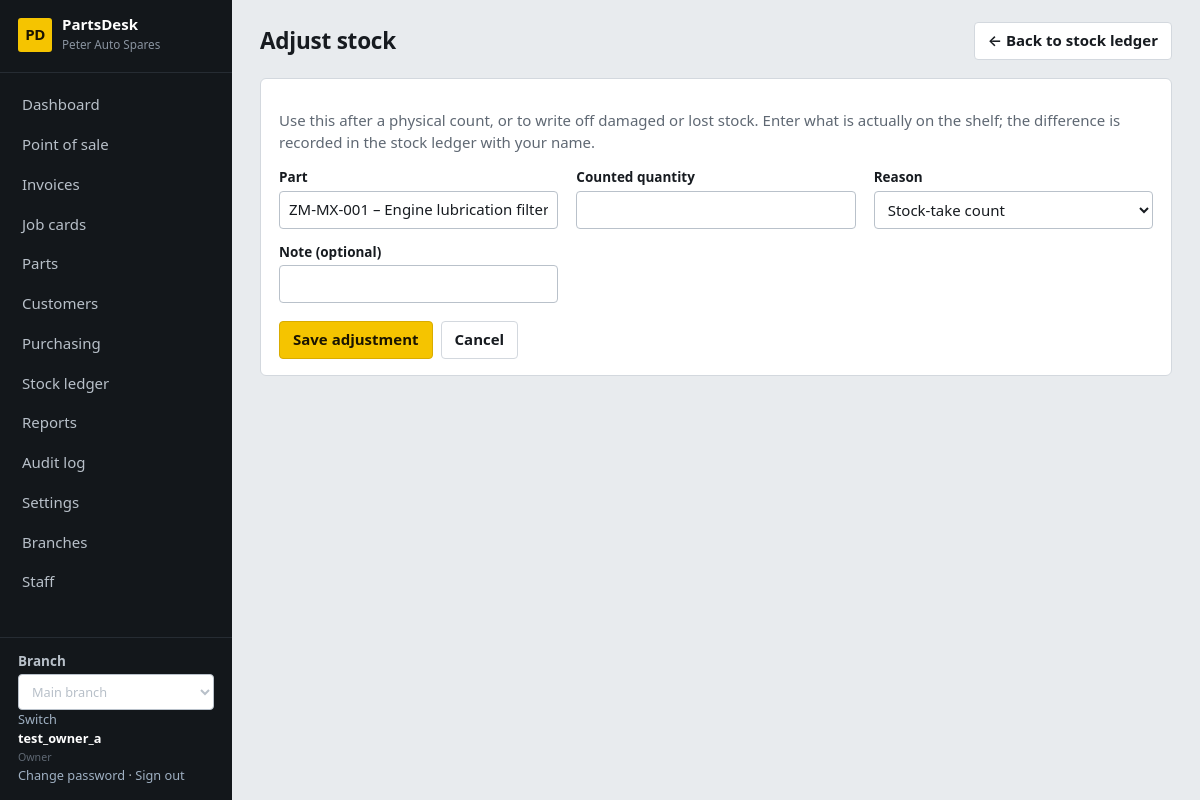
The app's page /stock/adjust/?part=7 (signed in) with its own data.
### core/models.py (models this page shows, shortened)
class ShopSettings(TrackedModel):
    tenant = models.OneToOneField(Tenant, on_delete=models.CASCADE, related_name="settings")
    shop_name = models.CharField(max_length=120, default="My Spare Parts Shop")
    address = models.TextField(blank=True)
    phone = models.CharField(max_length=60, blank=True)
    email = models.EmailField(blank=True)
    tax_id = models.CharField("Tax / TPIN number", max_length=60, blank=True)
    currency_symbol = models.CharField(max_length=8, default="$")
    tax_name = models.CharField(max_length=20, default="VAT")
    tax_rate = models.DecimalField("Tax rate %", max_digits=5, decimal_places=2, default=Decimal("0"))
    prices_include_tax = models.BooleanField(default=True, help_text="Untick if prices are entered before tax.")
    counter_max_discount = models.DecimalField(
        "Max discount % for counter staff", max_digits=5, decimal_places=2, default=Decimal("10"),
        help_text="Managers and the owner can exceed this.")
    default_labour_rate = models.DecimalField("Default labour rate per hour", max_digits=10, decimal_places=2, default=Decimal("0"))
    invoice_footer = models.CharField(max_length=200, blank=True, default="Thank you for your business.")
    class Meta:
        verbose_name_plural = "shop settings"
    @classmethod
    def get(cls, tenant):
        obj, _ = cls.objects.get_or_create(tenant=tenant)
        return obj

class User(AbstractUser):
    class Role(models.TextChoices):
        OWNER = "owner", "Owner"
        MANAGER = "manager", "Manager"
        COUNTER = "counter", "Counter sales"
        MECHANIC = "mechanic", "Mechanic"
        STOREKEEPER = "storekeeper", "Storekeeper"
    role = models.CharField(max_length=20, choices=Role.choices, default=Role.COUNTER)
    tenant = models.ForeignKey(Tenant, null=True, blank=True, on_delete=models.PROTECT, related_name="users")
    branches = models.ManyToManyField(Branch, blank=True, related_name="staff")
    @property
    def display_name(self):
        return self.get_full_name() or self.username

### catalog/models.py (models this page shows, shortened)
class Part(TrackedModel):
    class Condition(models.TextChoices):
        NEW = "new", "New"
        USED = "used", "Used"
        REFURBISHED = "refurbished", "Refurbished"
    class PartType(models.TextChoices):
        OEM = "oem", "Genuine (OEM)"
        AFTERMARKET = "aftermarket", "Aftermarket"
    tenant = models.ForeignKey(Tenant, on_delete=models.PROTECT)
    sku = models.CharField("Part code (SKU)", max_length=40)
    barcode = models.CharField(max_length=64, blank=True, null=True)
    name = models.CharField(max_length=160)
    description = models.TextField(blank=True)
    category = models.ForeignKey(Category, null=True, blank=True, on_delete=models.SET_NULL)
    brand = models.CharField(max_length=60, blank=True)
    part_type = models.CharField(max_length=20, choices=PartType.choices, default=PartType.AFTERMARKET)
    condition = models.CharField(max_length=20, choices=Condition.choices, default=Condition.NEW)
    oem_number = models.CharField("OEM part number", max_length=60, blank=True, db_index=True)
    unit = models.CharField(max_length=20, default="each", help_text="each, set, pair, litre…")
    cost_price = models.DecimalField(max_digits=12, decimal_places=2, default=Decimal("0"))
    sell_price = models.DecimalField("Retail price", max_digits=12, decimal_places=2, default=Decimal("0"))
    trade_price = models.DecimalField("Trade price", max_digits=12, decimal_places=2, null=True, blank=True,
                                      help_text="Used for trade customers (garages, mechanics). Optional.")
    preferred_supplier = models.ForeignKey(Supplier, null=True, blank=True, on_delete=models.SET_NULL)
    fits = models.ManyToManyField(Vehicle, blank=True, related_name="parts")
    is_universal = models.BooleanField(default=False, help_text="Fits any vehicle (oil, bulbs, wipers…)")
    is_active = models.BooleanField(default=True)
    created_at = models.DateTimeField(auto_now_add=True)
    updated_at = models.DateTimeField(auto_now=True)
    class Meta:
        ordering = ["name"]
        constraints = [
            models.UniqueConstraint(fields=["tenant", "sku"], name="part_tenant_sku"),
            models.UniqueConstraint(fields=["tenant", "barcode"], name="part_tenant_barcode"),
        ]
    def __str__(self):
        return f"{self.sku} – {self.name}"

### stock/views.py (the view, shortened to what this page needs)
# urls.py: path("adjust/", views.adjust, name="stock_adjust"),
@role_required(STOCK)
def adjust(request):
    part = Part.objects.filter(pk=optional_id(request.GET.get("part") or request.POST.get("part")), tenant=request.tenant).first()
    form = AdjustForm(request.POST or None, initial={"part": part}, tenant=request.tenant)
    return render(request, "stock/adjust.html", {"page_title": "Adjust stock", "form": form, "part": part})

### stock/forms.py
class AdjustForm(PartQtyMixin):
    REASONS = [("Stock-take count", "Stock-take count"), ("Damaged", "Damaged"),
               ("Lost / stolen", "Lost / stolen"), ("Found", "Found"), ("Other", "Other")]
    counted = forms.DecimalField(label="Counted quantity", min_value=0, decimal_places=2)
    reason = forms.ChoiceField(choices=REASONS)
    note = forms.CharField(required=False, max_length=150)

### core/audit.py (called while the page is built)
@contextmanager
def audit_context(**values):
    token = _current.set(dict(_current.get(), **values))
    try:
        yield
    finally:
        _current.reset(token)

def metadata(request):
    try:
        address = str(ip_address(request.META.get('REMOTE_ADDR', '')))
    except ValueError:
        address = None
    match = request.resolver_match
    return dict(request_id=request.audit_request_id, ip_address=address,
                route=(match.view_name if match else 'unmatched')[:100], method=request.method[:10])

### core/context.py (called while the page is built)
def shop(request):
    if not request.user.is_authenticated:
        return {}
    if request.branch is None:
        return {"shop": None, "nav": [], "branches": [], "active_branch": None}
    items = []
    for label, name, roles in NAV:
        if roles is None or request.user.role in roles:
            url = reverse(name)
            active = request.path == url if url == "/" else request.path.startswith(url)
            items.append({"label": label, "url": url, "active": active})
    return {"shop": ShopSettings.get(request.tenant), "nav": items,
            "branches": allowed_branches(request.user), "active_branch": request.branch}

### core/models.py (called while the page is built)
    def save(self, *args, **kwargs):
        if not self._state.adding:
            raise ValueError("Audit records cannot be edited.")
        return super().save(*args, **kwargs)

### core/permissions.py (called while the page is built)
def role_required(roles=None):
    def decorator(view):
        @wraps(view)
        def wrapper(request, *args, **kwargs):
            if not request.user.is_authenticated:
                return redirect_to_login(request.get_full_path())
            require_branch(request)
            if roles is not None and request.user.role not in roles:
                raise PermissionDenied
            return view(request, *args, **kwargs)
        return wrapper
    return decorator

### core/templatetags/ui.py (called while the page is built)
@register.simple_tag(takes_context=True)
def page_back_link(context):
    from core.navigation import page_back_link as destination
    return destination(context.get("request"))

### templates/stock/adjust.html
{% extends "base.html" %}
{% block content %}<form method="post" class="card form">{% csrf_token %}
<p class="muted">Use this after a physical count, or to write off damaged or lost stock. Enter what is actually on the shelf; the difference is recorded in the stock ledger with your name.</p>
<div class="fields">
  <div class="field"><label>Part</label>{% include "partials/picker.html" with kind="part" url="/catalog/api/search/" field=form.part placeholder="Search code, name or vehicle…" initial_label=part %}{{ form.part.errors }}</div>
  <div class="field"><label for="id_counted">Counted quantity</label>{{ form.counted }}{{ form.counted.errors }}</div>
  <div class="field"><label for="id_reason">Reason</label>{{ form.reason }}</div>
  <div class="field"><label for="id_note">Note (optional)</label>{{ form.note }}</div>
</div>
<div class="btns"><button class="btn primary">Save adjustment</button><a class="btn" href="{% url 'movement_list' %}">Cancel</a></div></form>{% endblock %}

### templates/base.html (shortened to what this page needs)
{% load static ui %}<!doctype html>
<html lang="en">
<head>
<link rel="stylesheet" href="{% static 'css/app.css' %}">
</head>
<body data-print-log-url="{% url 'log_print_request' %}" {% if auto_print %}data-autoprint="1"{% endif %}>
<div class="app">
  <aside class="side no-print">
    <div class="brand"><span class="brand-mark">PD</span><div><strong>PartsDesk</strong><small>{{ shop.shop_name }}</small></div></div>
    <nav>{% for item in nav %}<a href="{{ item.url }}" class="{% if item.active %}on{% endif %}">{{ item.label }}</a>{% endfor %}</nav>
    <div class="who">
      {% if branches %}<form method="post" action="{% url 'switch_branch' %}">{% csrf_token %}
      <label for="branch-select">Branch</label><select id="branch-select" name="branch_id" onchange="this.form.submit()">
      {% for b in branches %}<option value="{{ b.pk }}" {% if b.pk == active_branch.pk %}selected{% endif %}>{{ b.name }}</option>{% endfor %}
      </select><button type="submit">Switch</button></form>{% endif %}
      <strong>{{ user.display_name }}</strong><small>{{ user.get_role_display }}</small><br>
      <a href="{% url 'password_change' %}">Change password</a> ·
      <form method="post" action="{% url 'logout' %}">{% csrf_token %}<button type="submit">Sign out</button></form>
    </div>
  </aside>
  <main class="main">
    <header class="top"><h1>{% block page_heading %}{{ page_title }}{% endblock %}</h1><div class="actions">{% page_back_link as back %}{% if back %}<a class="btn no-print" href="{{ back.url }}" aria-label="{{ back.label }}">&larr; {{ back.label }}</a>{% endif %}{% block actions %}{% endblock %}</div></header>
    {% block content %}{% endblock %}
  </main>
</div>
</body>
</html>

### templates/partials/picker.html (shortened to what this page needs)
<div class="picker" data-picker="{{ kind }}" data-url="{{ url }}" {% if vehicle_select %}data-vehicle-select="{{ vehicle_select }}"{% endif %} {% if optional %}data-required="0"{% endif %}>
  <input type="text" autocomplete="off" placeholder="{{ placeholder }}" value="{{ initial_label|default:'' }}">
</div>

### static/css/app.css (style rules this page uses)
:root { --bg:#e8ebee; --panel:#fff; --ink:#171b20; --muted:#5f6873; --line:#d3d8de; --line-soft:#e6e9ed; --side:#13171b; --side-ink:#b8c0c9; --hi:#f5c400; --hi-ink:#1a1400; --ok:#1f7a3a; --warn:#a15c00; --bad:#b42323; --info:#1a5fb4; --mono:ui-monospace,SFMono-Regular,Menlo,Consolas,"Liberation Mono",monospace; }
* { box-sizing:border-box }
html { font-size:15px }
body { margin:0;background:var(--bg);color:var(--ink);font-family:"Segoe UI",system-ui,-apple-system,Roboto,"Helvetica Neue",Arial,sans-serif;line-height:1.45 }
a { color:var(--info);text-decoration:none }
h1,h2,h3 { margin:0;line-height:1.2 }
small,.muted { color:var(--muted) }
.app { display:grid;grid-template-columns:232px 1fr;min-height:100vh }
.side { background:var(--side);color:var(--side-ink);display:flex;flex-direction:column;padding:16px 0;position:sticky;top:0;height:100vh }
.brand { display:flex;gap:10px;align-items:center;padding:0 18px 18px;border-bottom:1px solid #262c33 }
.brand-mark { background:var(--hi);color:var(--hi-ink);font-weight:800;border-radius:3px;width:34px;height:34px;display:grid;place-items:center;letter-spacing:-.5px }
.brand strong { color:#fff;display:block;line-height:1.1 }
.brand small { color:#8a94a0;font-size:.78rem }
.side nav { display:flex;flex-direction:column;padding:12px 0;flex:1;overflow:auto }
.side nav a { color:var(--side-ink);padding:9px 18px;border-left:4px solid transparent;font-weight:500 }
.who { padding:14px 18px 0;border-top:1px solid #262c33;font-size:.85rem }
.who strong { color:#fff;display:block }
.who a,.who button { color:#9fb0c2;background:none;border:0;padding:0;font:inherit;cursor:pointer }
.who form { display:inline }
.main { padding:22px 28px 40px;min-width:0 }
.top { display:flex;justify-content:space-between;align-items:center;gap:16px;margin-bottom:18px;flex-wrap:wrap }
.top h1 { font-size:1.5rem;letter-spacing:-.01em }
.actions { display:flex;gap:8px;flex-wrap:wrap }
.card { background:var(--panel);border:1px solid var(--line);border-radius:6px;padding:16px 18px;margin-bottom:16px }
.btn,button.btn { display:inline-flex;align-items:center;gap:6px;padding:7px 13px;border:1px solid var(--line);border-radius:4px;background:#fff;color:var(--ink);font:inherit;font-weight:600;cursor:pointer;text-decoration:none }
.btn.primary { background:var(--hi);border-color:#d9ac00;color:var(--hi-ink) }
input,select,textarea { font:inherit;color:inherit;padding:7px 9px;border:1px solid #b9c1ca;border-radius:4px;background:#fff;width:100%;min-width:0 }
label { font-weight:600;font-size:.9rem;display:block;margin-bottom:3px }
.form .fields { display:grid;grid-template-columns:repeat(auto-fit,minmax(260px,1fr));gap:14px 18px }
.btns { display:flex;gap:8px;margin-top:18px }
.picker { position:relative }

### records on screen
ShopSettings: shop_name "Peter Auto Spares"
User: display_name "test_owner_a", role "Owner"
Part: sku+name "ZM-MX-001 – Engine lubrication filter"

### other values on screen
{{ item.label }} "Dashboard" "Point of sale" "Invoices" "Job cards" "Parts" "Customers" "Purchasing" "Stock ledger" "Reports" "Audit log" "Settings" "Branches" "Staff"
{{ page_title }} "Adjust stock"
{{ back.label }} "Back to stock ledger"
form field branch_id "Main branch"
